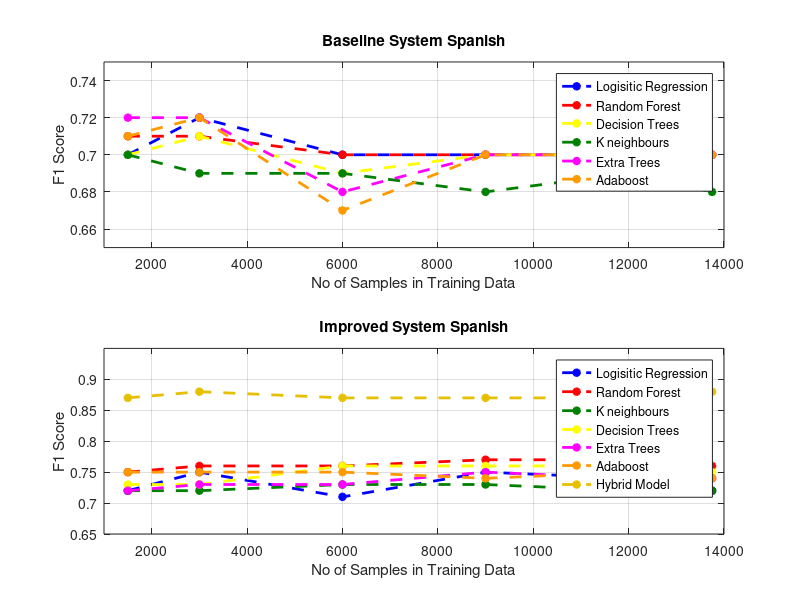

MATLAB code to generate this figure:
%Spanish
%Improved vs %Baseline
samples = [1500,3000,6000,9000,12000,13750];

figure
subplot(2,1,1)

baseline_lr_spanish = [0.7,0.72,0.7,0.7,0.7,0.7];
baseline_RF_spanish = [0.71,0.71,0.7,0.7,0.7,0.7];
baseline_K_spanish = [0.7,0.69,0.69,0.68,0.69,0.68];
baseline_DT_spanish = [0.7,0.71,0.69,0.7,0.7,0.7];
baseline_ET_spanish = [0.72,0.72,0.68,0.7,0.7,0.7];
baseline_Adaboost_Spanish = [0.71,0.72,0.67,0.7,0.7,0.7];

h(1) = plot(samples, baseline_lr_spanish,'--*','LineWidth',2,'color','b')
grid on
hold on
ylim([0.65,0.75])
xlim([1000,14000])
h(2) = plot(samples, baseline_RF_spanish,'--*','LineWidth',2,'color','r')
h(3) = plot(samples, baseline_DT_spanish,'--*','LineWidth',2,'color','y')
h(4) = plot(samples, baseline_K_spanish,'--*','LineWidth',2,'color',[0,0.5 ,0])
h(5) = plot(samples, baseline_ET_spanish,'--*','LineWidth',2,'color','m')
h(6) = plot(samples, baseline_Adaboost_Spanish,'--*','LineWidth',2,'color',[1,0.6 ,0])
legend({'Logisitic Regression','Random Forest','Decision Trees','K neighbours','Extra Trees','Adaboost'})

xlabel('No of Samples in Training Data')
ylabel('F1 Score')
title('Baseline System Spanish')

subplot(2,1,2)
imp_lr_spanish = [0.72,0.75,0.71,0.75,0.74,0.72];
imp_rf_spanish = [0.75,0.76,0.76,0.77,0.77,0.76];
imp_k_spanish = [0.72,0.72,0.73,0.73,0.72,0.72];
imp_dt_spanish = [0.73,0.73,0.76,0.76,0.76,0.75];
imp_ET_spanish = [0.72,0.73,0.73,0.75,0.74,0.74];
imp_Adahoost_spanish=[0.75,0.75,0.75,0.74,0.75,0.74];
Hybrid_Model_s=[0.87,0.88,0.87,0.87,0.87,0.88];
h(1) = plot(samples, imp_lr_spanish,'--*','LineWidth',2,'color','b')
grid on
hold on
ylim([0.65,0.95])
xlim([1000,14000])
h(2) = plot(samples, imp_rf_spanish,'--*','LineWidth',2,'color','r')
h(3) = plot(samples, imp_k_spanish,'--*','LineWidth',2,'color',[0,0.5 ,0])
h(4) = plot(samples, imp_dt_spanish,'--*','LineWidth',2,'color','y')
h(5) = plot(samples, imp_ET_spanish,'--*','LineWidth',2,'color','m')
h(6) = plot(samples, imp_Adahoost_spanish,'--*','LineWidth',2,'color',[1,0.6 ,0])
h(7) = plot(samples, Hybrid_Model_s,'--*','LineWidth',2,'color',[0.90,0.75,0])
legend(h,{'Logisitic Regression','Random Forest','K neighbours','Decision Trees','Extra Trees','Adaboost','Hybrid Model'})

xlabel('No of Samples in Training Data')
ylabel('F1 Score')
title('Improved System Spanish')
